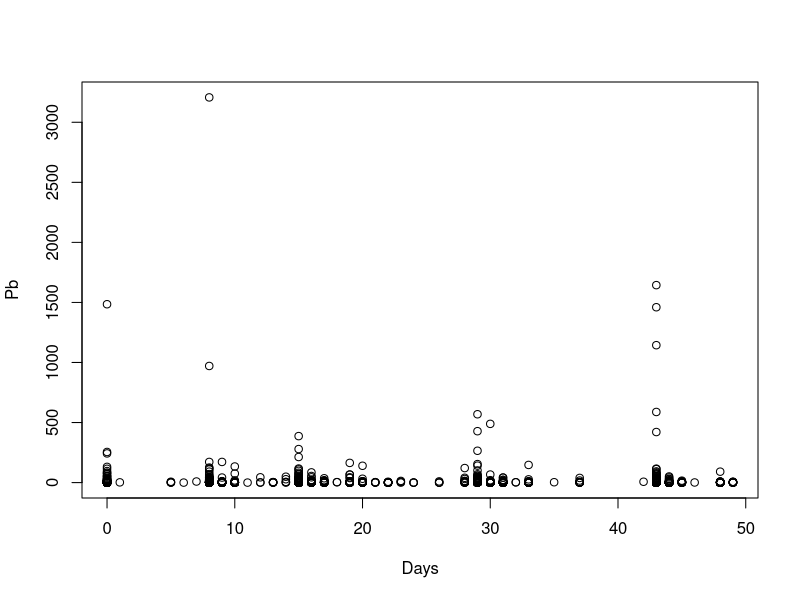
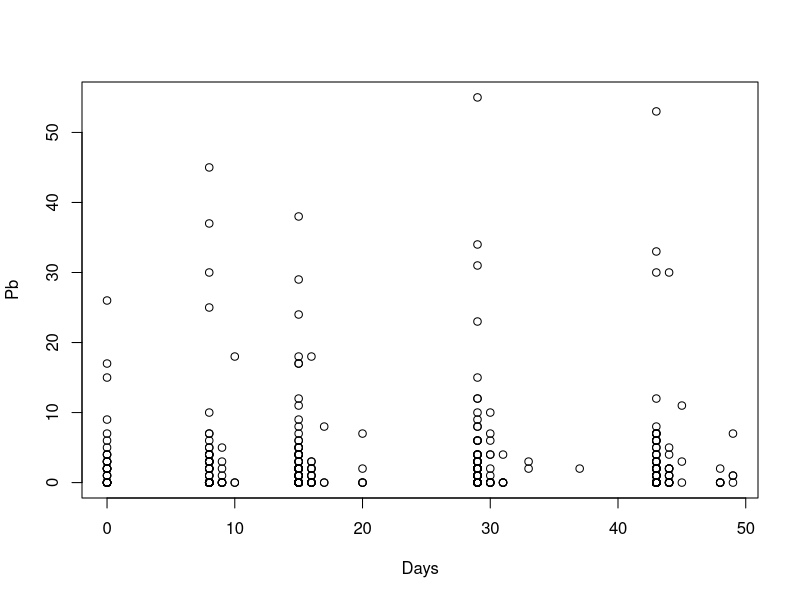
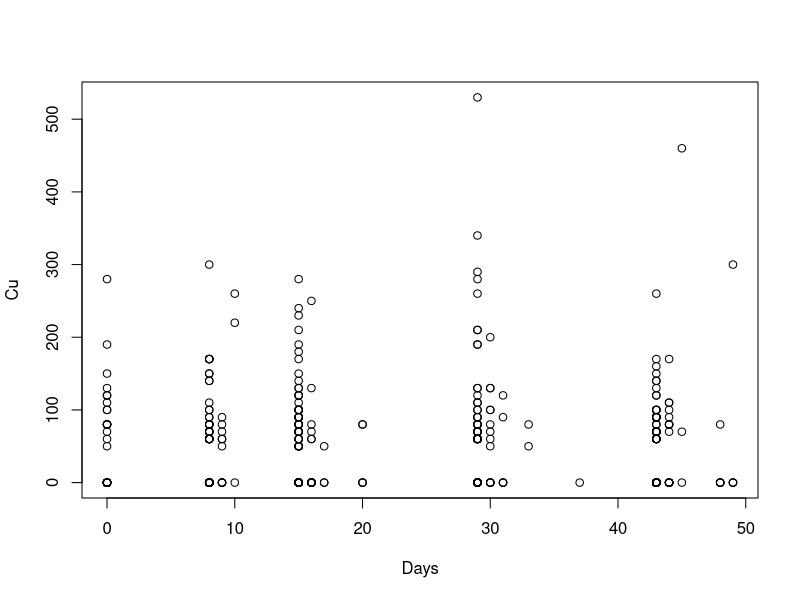
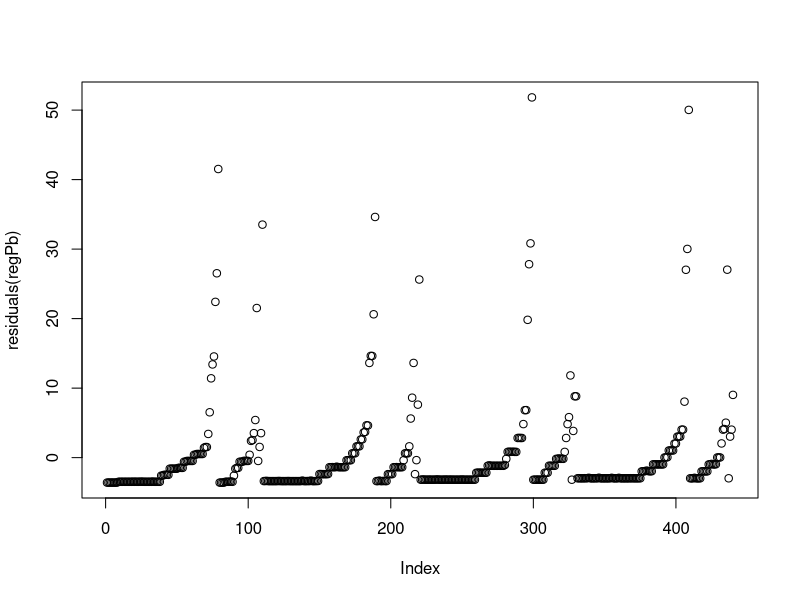
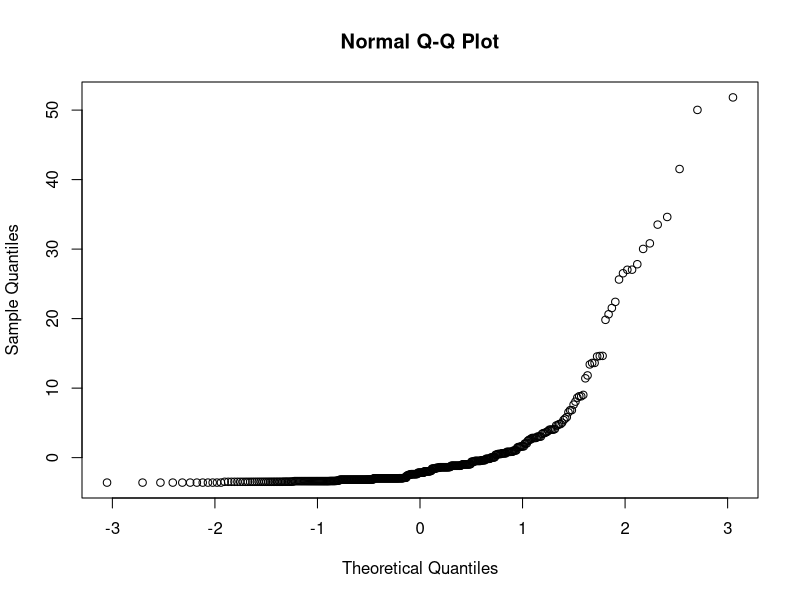
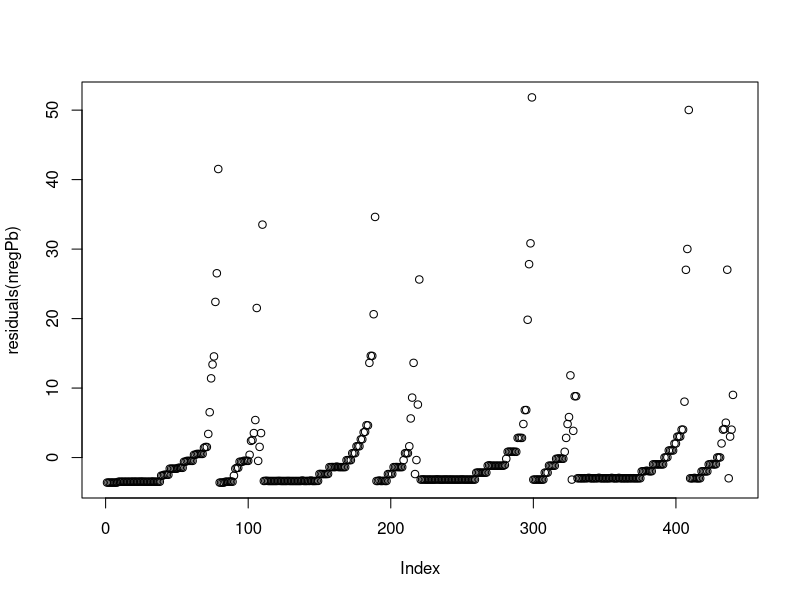
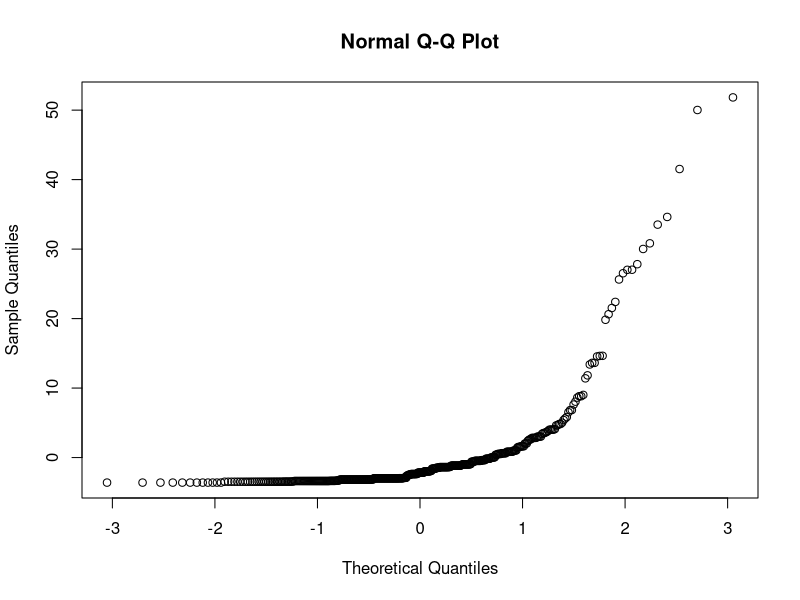
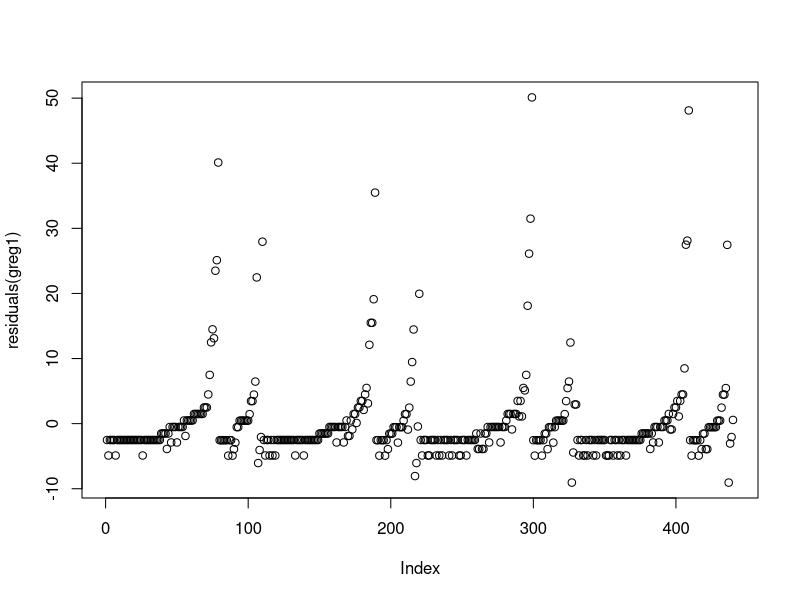

R code for these plots, in order:
# Data Reading
setwd("C://Users//nan66//Google Drive//stt864//Project")
set.seed(52871775)
# Round1
SentinelR1<-read.csv("Sentinel_Data_Set_1A-B_515890_7.csv",head=T)
# Round2
SentinelR2<-read.csv("Sentinel_Data_Set_1A-B_Rnd_2_517916_7.csv",head=T)
# Round3
SentinelR3<-read.csv("Sentinel_Data_Round_3_521415_7.csv",head=T)
# Round4
SentinelR4<-read.csv("Sentinel_Data_Round_4_521993_7.csv",head=T)
# Combination of all 4 rounds
SentinelBind<-rbind(SentinelR1,SentinelR2,SentinelR3,SentinelR4)

##############################
# Analysis with only 1 round #
##############################
# SubSentinel<-SentinelR1
# SubSentinel<-SentinelR2
# SubSentinel<-SentinelR3
# SubSentinel<-SentinelR4


##############################
# Analysis with all 4 rounds #
##############################
SubSentinel<-SentinelBind

# modify the form of date
SubSentinel[,1]<-as.Date(SubSentinel[,1],format="%m/%d/%Y")
Startdate<-as.Date("2016-02-16",format="%Y-%m-%d")
DateDiff<-as.numeric(SubSentinel[,1]-Startdate)
SubSentinel<-data.frame(SubSentinel,DateDiff)

# plot the original data
plot(SubSentinel[,13],SubSentinel[,3],xlab="Days",ylab="Pb")
######################################################################
### For analysis with 1 round #
###############################
# # remove date with few sample
# table(SubSentinel[,13])
# SelectedDate<-SubSentinel[,13]%in%c(0,8,9,10)
# SubSentinel<-SubSentinel[SelectedDate,]

# # remove the outlier of Pb level
# SubSentinel<-SubSentinel[order(SubSentinel[,3]),]
# SubSentinel<-SubSentinel[1:(nrow(SubSentinel)-2),]
# OutlierPbs0<-(SubSentinel[,3]>200)&(SubSentinel[,13]==0) # 200
# RemovedPb0<-as.logical(1-OutlierPbs0)
# SubSentinel<-SubSentinel[RemovedPb0,]
# OutlierPb8<-(SubSentinel[,3]>75)&(SubSentinel[,13]==8) # 75
# RemovedPb8<-as.logical(1-OutlierPb8)
# SubSentinel<-SubSentinel[RemovedPb8,]
# OutlierPb10<-(SubSentinel[,3]>15)&(SubSentinel[,13]==10) # 15
# RemovedPb10<-as.logical(1-OutlierPb10)
# SubSentinel<-SubSentinel[RemovedPb10,]

# # remove the outlier of Cu level
# SubSentinel<-SubSentinel[order(SubSentinel[,5]),]
# SubSentinel<-SubSentinel[1:(nrow(SubSentinel)-2),]
# OutlierCu8<-(SubSentinel[,5]>400)&(SubSentinel[,13]==8) # 400
# RemovedCu8<-as.logical(1-OutlierCu8)
# SubSentinel<-SubSentinel[RemovedCu8,]
# OutlierCu10<-(SubSentinel[,5]>300)&(SubSentinel[,13]==9) # 300
# RemovedCu10<-as.logical(1-OutlierCu10)
# SubSentinel<-SubSentinel[RemovedCu10,]
######################################################################

# remove the individual without zipcode
Zip<-c(48503,48504,48505,48506,48507,48532)
SubSentinel<-SubSentinel[SubSentinel[,8]%in%Zip,]

# slelect samples with specific pipe material	
Material<-c("Copper","Galvanized","Lead")
SubSentinel<-SubSentinel[SubSentinel[,10]%in%Material,]

# remove the individual without sample location
SamLocation<-SubSentinel[,11]%in%c("BATHROOM","KITCHEN")
SubSentinel<-SubSentinel[SamLocation,]

######################################################################
### For analysis with 4 rounds #
###############################

#remove outliers
SubSentinel<-SubSentinel[SubSentinel[,3]<100,] # 100

# Frequency of sitecode =4 codes for all 4 round
R1<-SubSentinel[SubSentinel[,12]==1,]
R2<-SubSentinel[SubSentinel[,12]==2,]
R3<-SubSentinel[SubSentinel[,12]==3,]
R4<-SubSentinel[SubSentinel[,12]==4,]
SubSentinel<-SubSentinel[SubSentinel[,9]%in%R1[,9],]
SubSentinel<-SubSentinel[SubSentinel[,9]%in%R2[,9],]
SubSentinel<-SubSentinel[SubSentinel[,9]%in%R3[,9],]
SubSentinel<-SubSentinel[SubSentinel[,9]%in%R4[,9],]
Freq<-table(SubSentinel[,9])
namelist<-names(Freq)[which(Freq==4)]
SubSentinel<-SubSentinel[SubSentinel[,9]%in%namelist,]
######################################################################
dim(SubSentinel)


# extract and transform variables
Time<-SubSentinel[,13]
ZipFAC<-as.factor(SubSentinel[,8])
MaterialFAC<-as.factor(SubSentinel[,10])
LocationFAC<-as.factor(SubSentinel[,11])
DumCu<-(SubSentinel[,10]=="Copper")+0
DumGa<-(SubSentinel[,10]=="Galvanized")+0
DumPb<-(SubSentinel[,10]=="Lead")+0
RespPb<-unlist(SubSentinel[,3])
RespCu<-unlist(SubSentinel[,5])

# plot the plots for dataset sentinelR1
plot(Time,RespPb,xlab="Days",ylab="Pb")
plot(Time,RespCu,xlab="Days",ylab="Cu")

# fit the linear model between Pb and Time for least p-value
for (i in 1:10){
	iTime<-Time^i
	iReg<-lm(RespPb~iTime)
	print(coef(summary(iReg))[2,4])
}
regPb<-lm(RespPb~Time)
summary(regPb)
plot(residuals(regPb))
qqnorm((residuals(regPb)))

# fit the nls decay model between Resp and Time for least p-value
nregPb<-nls(RespPb~b1*exp(-b2*Time),start=list(b1=1,b2=-0.01))
summary(nregPb)
plot(residuals(nregPb))
qqnorm(residuals(nregPb))
# Fit glm model for time material
greg1<-glm(RespPb~MaterialFAC+LocationFAC,family="gaussian")
summary(greg1)
plot(residuals(greg1))
qqnorm(residuals(greg1))
BinaryPb<-(RespPb<15)+0
logreg1<-glm(BinaryPb~Time+MaterialFAC+ZipFAC+LocationFAC+Time,family="binomial")
summary(logreg1)
plot(residuals(logreg1))
qqnorm(residuals(logreg1))
# fitting linear mixed model
library("nlme")
library("lme4")
lmmd<-lmer(RespPb~MaterialFAC+LocationFAC+(1|ZipFAC))
summary(lmmd)
plot(residuals(lmmd))
qqnorm(residuals(lmmd))




# modify the form of date
SubSentinel[,1]<-as.Date(SubSentinel[,1],format="%m/%d/%Y")
Startdate<-as.Date("2016-02-16",format="%Y-%m-%d")
DateDiff<-as.numeric(SubSentinel[,1]-Startdate)
SubSentinel<-data.frame(SubSentinel,DateDiff)

# plot the original data
plot(SubSentinel[,13],SubSentinel[,3],xlab="Days",ylab="Pb")
plot(SubSentinel[,13],SubSentinel[,3],xlab="Days",ylab="Cu")

# remove date with few sample
table(SubSentinel[,13])
SelectedDate<-SubSentinel[,13]%in%c(0,8,9,10)
SubSentinel<-SubSentinel[SelectedDate,]

# remove the outlier of Pb level
SubSentinel<-SubSentinel[order(SubSentinel[,3]),]
SubSentinel<-SubSentinel[1:(nrow(SubSentinel)-2),]
OutlierPbs0<-(SubSentinel[,3]>200)&(SubSentinel[,13]==0) # 200
RemovedPb0<-as.logical(1-OutlierPbs0)
SubSentinel<-SubSentinel[RemovedPb0,]
OutlierPb8<-(SubSentinel[,3]>75)&(SubSentinel[,13]==8) # 75
RemovedPb8<-as.logical(1-OutlierPb8)
SubSentinel<-SubSentinel[RemovedPb8,]
OutlierPb10<-(SubSentinel[,3]>15)&(SubSentinel[,13]==10) # 15
RemovedPb10<-as.logical(1-OutlierPb10)
SubSentinel<-SubSentinel[RemovedPb10,]

# remove the outlier of Cu level
SubSentinel<-SubSentinel[order(SubSentinel[,5]),]
SubSentinel<-SubSentinel[1:(nrow(SubSentinel)-2),]
OutlierCu8<-(SubSentinel[,5]>400)&(SubSentinel[,13]==8) # 400
RemovedCu8<-as.logical(1-OutlierCu8)
SubSentinel<-SubSentinel[RemovedCu8,]
OutlierCu10<-(SubSentinel[,5]>300)&(SubSentinel[,13]==9) # 300
RemovedCu10<-as.logical(1-OutlierCu10)
SubSentinel<-SubSentinel[RemovedCu10,]

# remove the individual without zipcode
Zip<-c(48503,48504,48505,48506,48507,48532)
SubSentinel<-SubSentinel[SubSentinel[,8]%in%Zip,]

# remove the individual without sample location
SamLocation<-SubSentinel[,11]%in%c("BATHROOM","KITCHEN")
SubSentinel<-SubSentinel[SamLocation,]

# extract and transform variables
Time<-SubSentinel[,13]
ZipFAC<-as.factor(SubSentinel[,8])
MaterialFAC<-as.factor(SubSentinel[,10])
LocationFAC<-as.factor(SubSentinel[,11])
DumCu<-(SubSentinel[,10]=="Copper")+0
DumGa<-(SubSentinel[,10]=="Galvanized")+0
DumPb<-(SubSentinel[,10]=="Lead")+0
RespPb<-unlist(SubSentinel[,3])
RespCu<-unlist(SubSentinel[,5])

# plot the plots for dataset sentinelR1
plot(Time,RespPb,xlab="Days",ylab="Pb")
plot(Time,RespCu,xlab="Days",ylab="Cu")

# fit the linear model between Pb and Time for least p-value
for (i in 1:10){
	iTime<-Time^i
	iReg<-lm(RespPb~iTime)
	print(coef(summary(iReg))[2,4])
}
regPb<-lm(RespPb~Time)
summary(regPb)
plot(residuals(regPb))
qqnorm((residuals(regPb)))

# fit the nls decay model between Resp and Time for least p-value
nregPb<-nls(RespPb~b1*exp(-b2*Time),start=list(b1=1,b2=-0.01))
summary(nregPb)
plot(residuals(nregPb))
qqnorm(residuals(nregPb))
# Fit glm model for time material
greg1<-glm(RespPb~MaterialFAC+LocationFAC,family="gaussian")
summary(greg1)
plot(residuals(greg1))
qqnorm(residuals(greg1))
BinaryPb<-(RespPb<15)+0
logreg1<-glm(BinaryPb~Time+MaterialFAC+ZipFAC+LocationFAC+Time,family="binomial")
summary(logreg1)
plot(residuals(logreg1))
qqnorm(residuals(logreg1))
# fitting linear mixed model
library("nlme")
library("lme4")
lmmd<-lmer(RespPb~MaterialFAC+LocationFAC+(1|ZipFAC))
summary(lmmd)
anova(lmmd)
plot(residuals(lmmd))
qqnorm(residuals(lmmd))